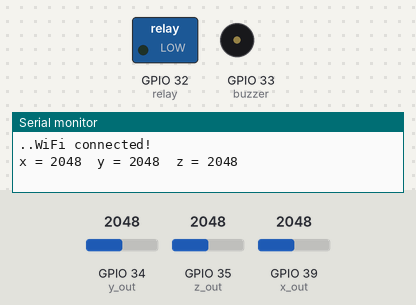
The sketch below on a simulated ESP32. On the bench: switched loads named in the sketch (green lamp = pin HIGH), buzzer (waves = sounding), the last lines printed to the serial monitor. The inputs (shaded band) are chosen by the test bench; at power-on: GPIO 34 (y_out) = 2048, GPIO 35 (z_out) = 2048, GPIO 39 (x_out) = 2048. WiFi joins after 1.5 s; servers stay silent unless stated.

Above: at 4.5 s.
At 8.0 s:
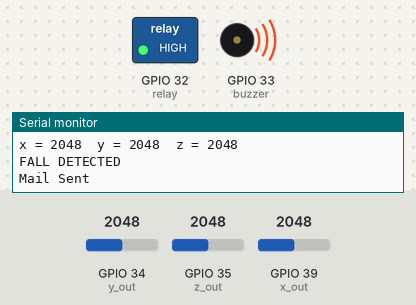
At 11.5 s:
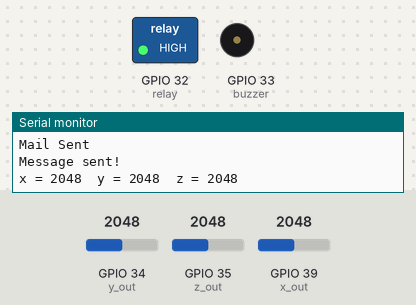
Timing chart, 0 to 12.1 s (numbered marks = the images above):
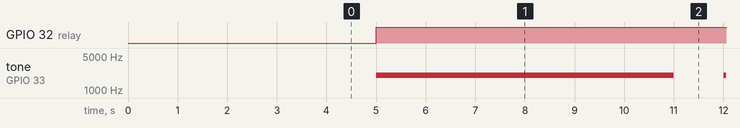

The sketch:

Smart_Airbag_Fall_Detection.ino
```cpp
#include <math.h>
#include <WiFi.h>
#include <EMailSender.h>
#include "Arduino.h"

/* Pin configuration */
const int x_out = 39;
const int y_out = 34;
const int z_out = 35;

int buzzer = 33;
int relay = 32;

/* WiFi credentials */
const char* ssid = "vivo 1907";
const char* password = "impanlee";

/* Email configuration */
EMailSender emailSend("madhugd6361@gmail.com", "grcmdnbewrksloam");

void sendmail()
{
  EMailSender::EMailMessage message;
  message.subject = "Alert!";
  message.message = "Fall Detected";

  EMailSender::Response resp = emailSend.send("impanab22@gmail.com", message);

  if (resp.status)
  {
    Serial.println("Mail Sent");
    delay(5000);
  }
  else
  {
    Serial.print("Error in sending mail, response code: ");
    Serial.println(resp.code);
    delay(5000);
  }

  Serial.println(resp.desc);
}

void setup()
{
  Serial.begin(9600);

  WiFi.begin(ssid, password);
  while (WiFi.status() != WL_CONNECTED)
  {
    delay(1000);
    Serial.print(".");
  }

  Serial.println("WiFi connected!");

  pinMode(relay, OUTPUT);
  pinMode(buzzer, OUTPUT);

  delay(2000);
}

void loop()
{
  int x_adc_value, y_adc_value, z_adc_value;

  x_adc_value = analogRead(x_out);
  y_adc_value = analogRead(y_out);
  z_adc_value = analogRead(z_out);

  Serial.print("x = ");
  Serial.print(x_adc_value);
  Serial.print("\t");

  Serial.print("y = ");
  Serial.print(y_adc_value);
  Serial.print("\t");

  Serial.print("z = ");
  Serial.print(z_adc_value);
  Serial.println("");

  delay(1000);

  if ((x_adc_value > 1800 && x_adc_value < 2000) &&
      (y_adc_value > 1800 && y_adc_value < 2000))
  {
    Serial.println("NO FALL");
    digitalWrite(relay, LOW);
  }
  else
  {
    Serial.println("FALL DETECTED");
    digitalWrite(relay, HIGH);
    tone(buzzer, 2000);
    sendmail();
    noTone(buzzer);
  }
}
```

Measured:
- by itself, GPIO 32 (relay): LOW → HIGH at 5.0 s
- by itself, tone on GPIO 33 (buzzer): alternates 2000 Hz for 6.0 s and silent for 1.0 s
